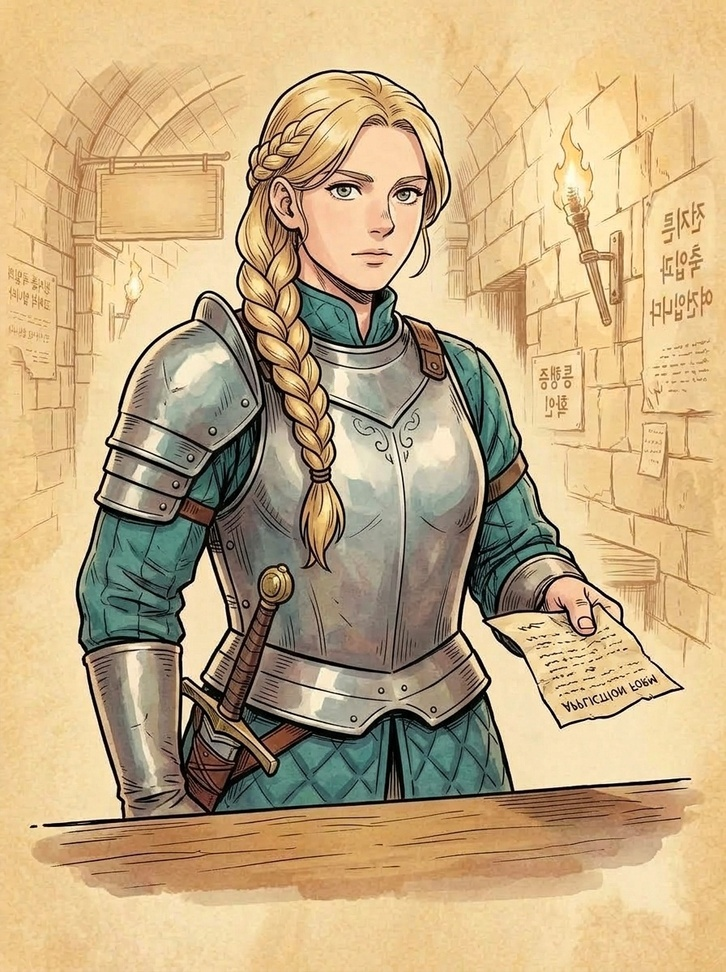
#> input picture assets/images/characters/char_female_short.jpg, 726 x 972 px, shrunk from 896 x 1200 before the run
$ python make_transparent.py ../assets/images/characters/char_female_short.jpg ../assets/images/characters/char_female_stout.jpg 100
#> lines starting #> are read from the running program, lines starting #| are printed output that depends on the picture
import sys
import os
from PIL import Image

def make_transparent(input_path, output_path, threshold=40):
#> called with threshold = 100
    img = Image.open(input_path).convert("RGBA")
    w, h = img.size
#> w = 726; h = 972

    # 4개 모서리 픽셀 색상 샘플링하여 배경색 자동 보정
    corners = [img.getpixel((0, 0)), img.getpixel((w-1, 0)), img.getpixel((0, h-1)), img.getpixel((w-1, h-1))]
#> corners = [(244, 208, 146, 255), (241, 204, 134, 255), (239, 202, 150, 255), (229, 189, 127, 255)]
    tr = sum(c[0] for c in corners) // 4
#> tr = 238
    tg = sum(c[1] for c in corners) // 4
#> tg = 200
    tb = sum(c[2] for c in corners) // 4
#> tb = 139

    datas = img.getdata()
    new_data = []

    for item in datas:
        r, g, b, a = item
        diff = ((r - tr)**2 + (g - tg)**2 + (b - tb)**2) ** 0.5

        if diff < threshold:
            new_data.append((r, g, b, 0))
        elif diff < threshold + 25:
            alpha = int(255 * (diff - threshold) / 25)
            new_data.append((r, g, b, alpha))
        else:
            new_data.append((r, g, b, 255))
#> this loop made 705672 passes
#> (item, r, g, b, diff) on passes 1 to 3: ((244, 208, 146, 255), 244, 208, 146, 12.21), ((244, 208, 146, 255), 244, 208, 146, 12.21), ((244, 208, 146, 255), 244, 208, 146, 12.21)
#> after the loop, new_data = 705672 items

    img.putdata(new_data)
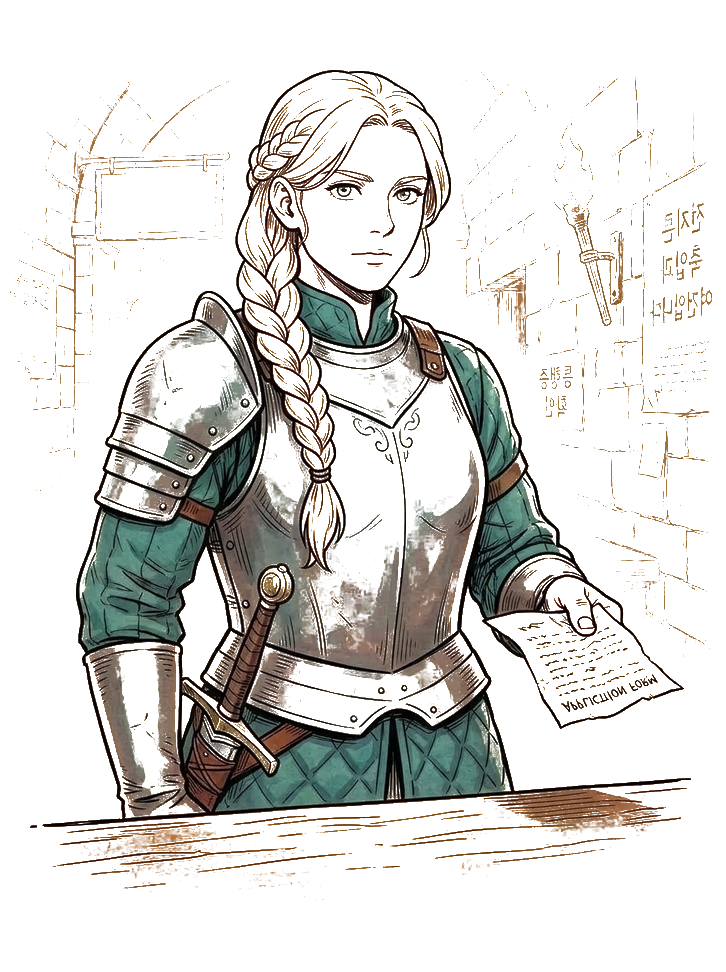
#> img: PIL image 726x972 RGBA; mean R, G, B, A 195.8, 170.8, 130.5, 58; transparent parts drawn white
    os.makedirs(os.path.dirname(output_path), exist_ok=True)
    img.save(output_path, "PNG")
    print(f"Saved transparent image to: {output_path}")

if __name__ == "__main__":
    if len(sys.argv) >= 3:
        thresh = int(sys.argv[3]) if len(sys.argv) > 3 else 40
        make_transparent(sys.argv[1], sys.argv[2], threshold=thresh)
    else:
        print("Usage: python make_transparent.py input_file output_file [threshold]")

$ run again, on assets/images/characters/char_female_thin.jpg
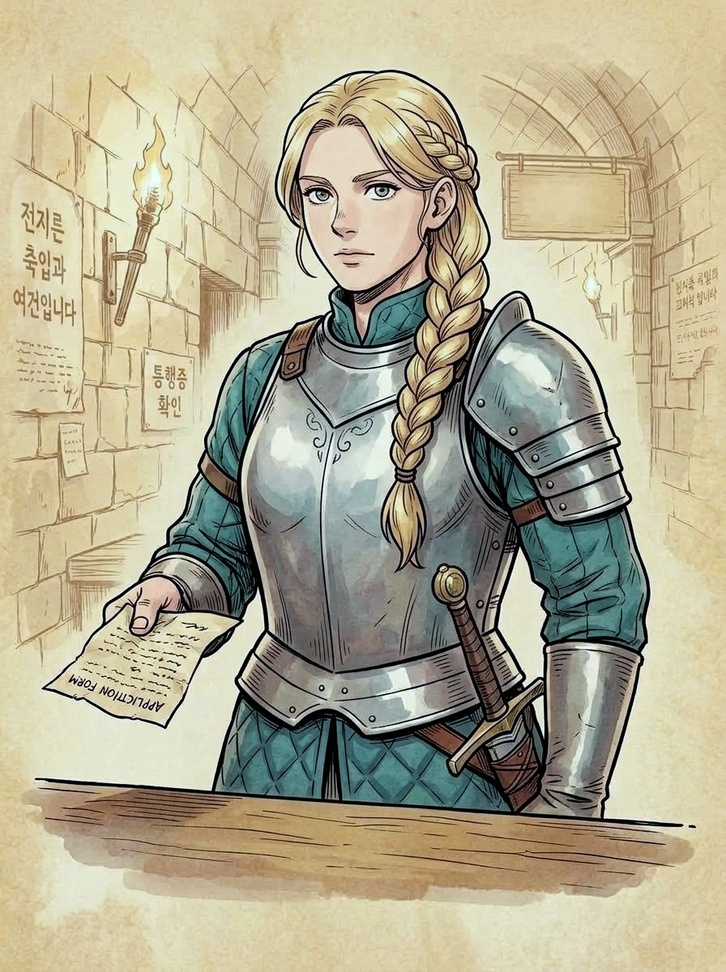
#> input picture assets/images/characters/char_female_thin.jpg, 726 x 972 px, shrunk from 896 x 1200 before the run
#> corners = [(218, 204, 155, 255), (223, 210, 168, 255), (206, 192, 145, 255), (218, 204, 169, 255)]
#> tr = 216
#> tg = 202
#> tb = 159
#> the loop in make_transparent, `for item in datas:` made 705672 passes
#> (item, r, g, b, diff) on passes 1 to 3: ((218, 204, 155, 255), 218, 204, 155, 4.9), ((217, 203, 154, 255), 217, 203, 154, 5.2), ((216, 202, 153, 255), 216, 202, 153, 6)
#> after the loop in make_transparent, `for item in datas:`: new_data = 705672 items
#> in make_transparent, `img.putdata(new_data)`:
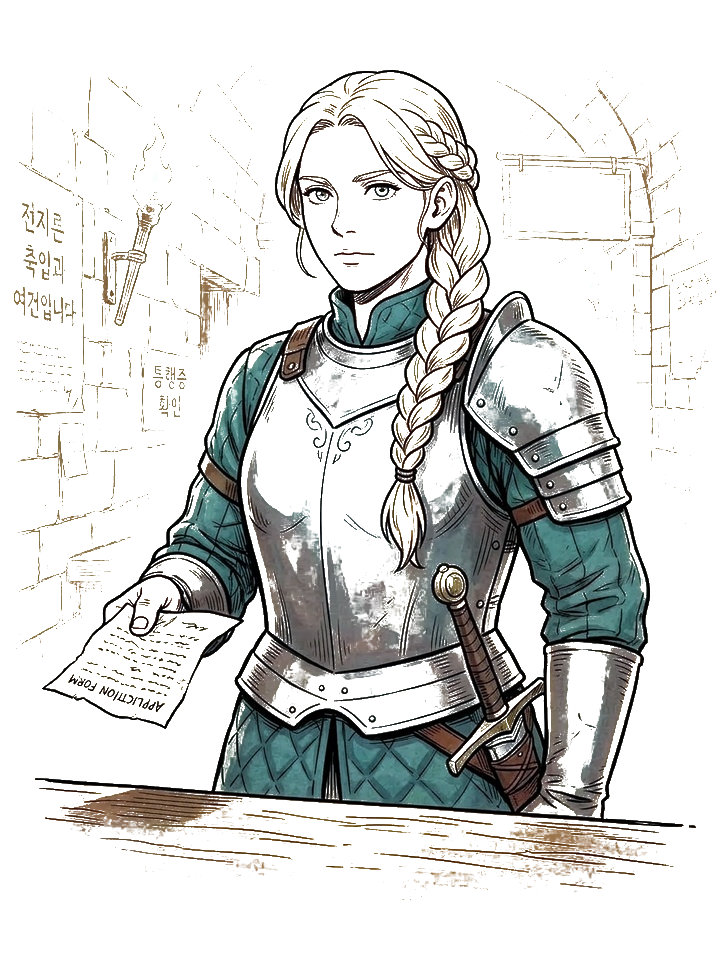
#> img: PIL image 726x972 RGBA; mean R, G, B, A 177.6, 171.4, 145.4, 58.7; transparent parts drawn white
